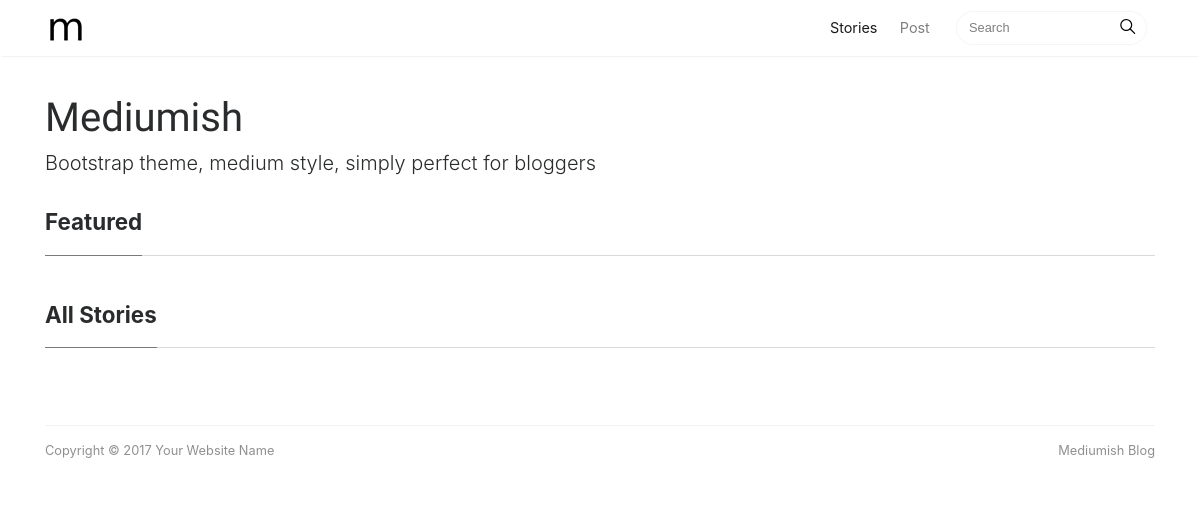
Before: / with the older database file.
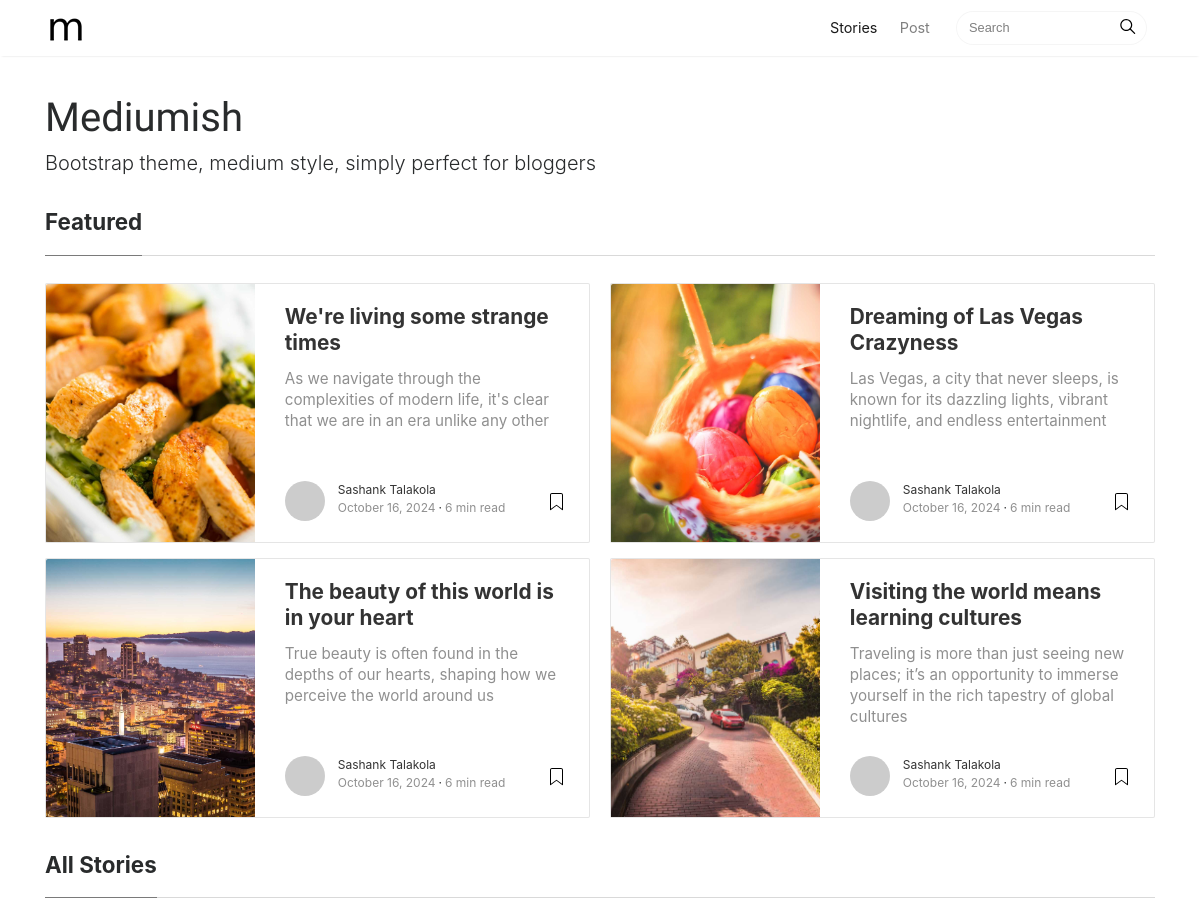
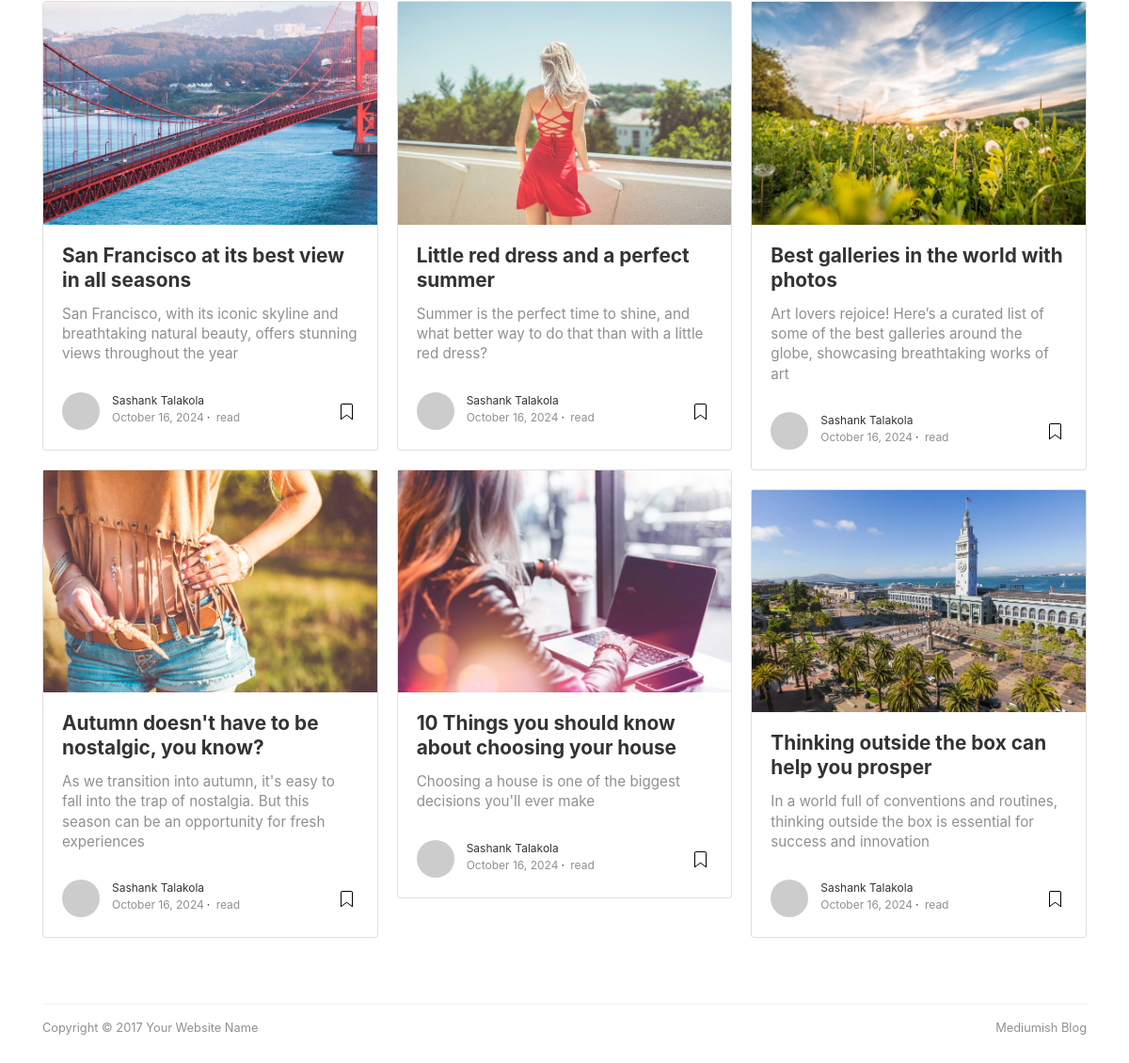
After: the same page with the newer database file (2 pictures, top to bottom).
### blogApplication/models.py (models this page shows, shortened)
class Post(models.Model):
    user = models.ForeignKey(User, on_delete=models.CASCADE, related_name="user")
    title = models.CharField(max_length=255)
    slug = models.SlugField(max_length=255, unique=True, blank=True)
    content = models.TextField()
    short_intro = models.CharField(max_length=300, blank=True, null=True)
    created_at = models.DateTimeField(auto_now_add=True)
    updated_at = models.DateTimeField(auto_now=True)
    tags = models.ManyToManyField(Tag, related_name='posts', blank=True)
    image_path = models.CharField(max_length=255, blank=True, null=True)
    time_to_read = models.IntegerField(blank=True, null=True)

### blogApplication/views.py (the view)
# urls.py: path("", views.index, name="index-page"),
def index(request):
    posts = Post.objects.all()[:10]
    featuredArticlesData = posts[:4]
    allArticlesData = posts[4:]
    return render(request, "blogApplication/index.html", {
        "featuredArticles": featuredArticlesData,
        "allArticles": allArticlesData
    })

### blogApplication/templates/blogApplication/index.html (shortened to what this page needs)
{% extends "base.html" %}
{% load static %}
{% block pageContent %}
    <div class="container">
        <div class="mainheading">
            <h1 class="sitetitle">Mediumish</h1>
            <p class="lead">
                Bootstrap theme, medium style, simply perfect for bloggers
            </p>
        </div>
        <section class="featured-posts">
            <div class="section-title">
                <h2><span>Featured</span></h2>
            </div>
            <div class="card-columns listfeaturedtag">
                {% for article in featuredArticles %}
                <div class="card">
                    <div class="row">
                        <div class="col-md-5 wrapthumbnail">
                            <a href="{% url "post-page" username=article.user.username slug=article.slug %}">
                                <div class="thumbnail" style="background-image: url('{% static 'img/article-images/' %}{{ article.slug }}/{{ article.image_path }}');">
                                </div>
                            </a>
                        </div>
                        <div class="col-md-7">
                            <div class="card-block">
                                <h2 class="card-title"><a href="{% url "post-page" username=article.user.username slug=article.slug %}">{{ article.title }}</a></h2>
                                <h4 class="card-text">{{ article.short_intro }}</h4>
                                <div class="metafooter">
                                    <div class="wrapfooter">
                                        <span class="meta-footer-thumb">
                                        <a href="{% url "author-page" username=article.user.username %}"><img class="author-thumb" src="{{ article.user.profile_picture }}" alt="{{ article.user.username }}"></a>
                                        </span>
                                        <span class="author-meta">
                                        {% with fullname=article.user.first_name|add:" "|add:article.user.last_name %}
                                            <span class="post-name"><a href="{% url "author-page" username=article.user.username %}">{{ fullname }}</a></span><br/>
                                        {% endwith %}
                                            <span class="post-date">{{ article.created_at|date:"F j, Y" }}</span><span class="dot"></span><span class="post-read">{{ article.time_to_read }} min read</span>
                                        </span>
                                        <span class="post-read-more"><a href="{% url "post-page" username=article.user.username slug=article.slug %}" title="Read Story"></a></span>
                                    </div>
                                </div>
                            </div>
                        </div>
                    </div>
                </div>
                {% endfor %}
            </div>
        </section>
        <section class="recent-posts">
            <div class="section-title">
                <h2><span>All Stories</span></h2>
            </div>
            <div class="card-columns listrecent">
                {% for article in allArticles %}
                <div class="card">
                    <a href="{% url "post-page" username=article.user.username slug=article.slug %}">
                        <img class="img-fluid" src="{% static 'img/article-images/' %}{{ article.slug }}/{{ article.image_path }}" alt="">
                    </a>
                    <div class="card-block">
                        <h2 class="card-title"><a href="{% url "post-page" username=article.user.username slug=article.slug %}">{{ article.title }}</a></h2>
                        <h4 class="card-text">{{ article.short_intro }}</h4>
                        <div class="metafooter">
                            <div class="wrapfooter">
                                <span class="meta-footer-thumb">
                                {% with fullname=article.user.first_name|add:" "|add:article.user.last_name %}
                                    <a href="{% url "author-page" username=article.user.username %}"><img class="author-thumb" src="{{ article.user.profile_picture }}" alt="{{ fullname }}"></a>
                                    </span>
                                    <span class="author-meta">
                                    <span class="post-name"><a href="{% url "author-page" username=article.user.username %}">{{ fullname }}</a></span><br/>
                                {% endwith %}
                                <span class="post-date">{{ article.created_at|date:"F j, Y" }}</span><span class="dot"></span><span class="post-read">{{ article.articleTimeToRead }} read</span>
                                </span>
                                <span class="post-read-more"><a href="{% url "post-page" username=article.user.username slug=article.slug %}" title="Read Story"></a></span>
                            </div>
                        </div>
                    </div>
                </div>
                {% endfor %}
            </div>
        </section>
    </div>
{% endblock pageContent %}

### templates/base.html (shortened to what this page needs)
{% load static %}
<!DOCTYPE html>
<html lang="en">
    <head>
        <link href="{% static "css/bootstrap.min.css" %}" rel="stylesheet">
        <link href="https://maxcdn.bootstrapcdn.com/font-awesome/4.7.0/css/font-awesome.min.css" rel="stylesheet">
        <link href="{% static "css/mediumish.css" %}" rel="stylesheet">
    </head>
    <body>
        {% include "blogApplication/includes/_navbar.html" %}
        {% block pageContent %}{% endblock pageContent %}
        {% include "blogApplication/includes/_footer.html" %}
    </body>
</html>

### blogApplication/templates/blogApplication/includes/_navbar.html (shortened to what this page needs)
{% load static %}
<nav class="navbar navbar-toggleable-md navbar-light bg-white fixed-top mediumnavigation">
    <div class="container">
        <a class="navbar-brand" href="index.html">
        <img src="{% static "img/logo.png" %}" alt="logo">
        </a>
        <div class="collapse navbar-collapse" id="navbarsExampleDefault">
            <ul class="navbar-nav ml-auto">
                <li class="nav-item active">
                <a class="nav-link" href="index.html">Stories <span class="sr-only">(current)</span></a>
                </li>
                <li class="nav-item">
                <a class="nav-link" href="post.html">Post</a>
                </li>
            </ul>
            <form class="form-inline my-2 my-lg-0">
                <input class="form-control mr-sm-2" type="text" placeholder="Search">
                <span class="search-icon"><svg class="svgIcon-use" width="25" height="25" viewbox="0 0 25 25"><path d="M20.067 18.933l-4.157-4.157a6 6 0 1 0-.884.884l4.157 4.157a.624.624 0 1 0 .884-.884zM6.5 11c0-2.62 2.13-4.75 4.75-4.75S16 8.38 16 11s-2.13 4.75-4.75 4.75S6.5 13.62 6.5 11z"></path></svg></span>
            </form>
        </div>
    </div>
    </nav>

### blogApplication/templates/blogApplication/includes/_footer.html
<div class="container">
	<div class="footer">
		<p class="pull-left">
			 Copyright &copy; 2017 Your Website Name
		</p>
		<p class="pull-right">
			 Mediumish Blog
		</p>
		<div class="clearfix">
		</div>
	</div>
</div>

### static/css/mediumish.css (style rules this page uses)
body { padding-top:5rem; }
.mainheading { padding:1rem 0rem; }
a { color:#00ab6b; }
a,a:hover { transition:all 0.2s; }
.mediumnavigation { background:rgba(255,255,255,.97); box-shadow:0 2px 2px -2px rgba(0,0,0,.15); }
section { margin-bottom:20px; }
.section-title h2 { border-bottom:1px solid rgba(0,0,0,.15); margin-bottom:25px; font-weight:700; font-size:1.4rem; margin-bottom:27px; }
.section-title span { border-bottom:1px solid rgba(0,0,0,.44); display:inline-block; padding-bottom:20px; margin-bottom:-1px; }
@media (min-width:576px) { .card-columns.listfeaturedtag { -webkit-column-count:2; -moz-column-count:2; column-count:2; } }
@media (min-width:992px) { .navbar-toggleable-md .navbar-nav .nav-link { padding-right:.7rem; padding-left:.7rem; } }
.card-columns .card { margin-bottom:20px; }
.listfeaturedtag .wrapthumbnail { height:258px; flex:0 0 auto; }
.listfeaturedtag .card { border:1px solid rgba(0,0,0,.1); border-radius:2px; height:260px; padding-left:0; margin-bottom:15px; }
.listfeaturedtag .thumbnail { background-size:cover; height:100%; display:block; background-position:38% 22% !important; background-origin:border-box!important; border-top-left-radius:2px; }
.listfeaturedtag .card-block { padding-left:0; }
.listfeaturedtag h2.card-title,.listrecent h2.card-title { font-size:1.3rem; font-weight:700; line-height: 1.25; }
.listfeaturedtag h2.card-title a,.listrecent h2.card-title a { color:rgba(0,0,0,.8); }
.listfeaturedtag h4.card-text,.listrecent h4.card-text { color:rgba(0,0,0,.44); font-size:0.95rem; line-height:1.4; font-weight:400; }
.listfeaturedtag .wrapfooter { position:absolute; bottom:20px; font-size:12px; display:block; width:85%; }
.listrecent .wrapfooter { font-size:12px; margin-top:30px; }
.author-thumb { width:40px; height:40px; float:left; margin-right:13px; border-radius:100%; }
.author-meta { flex:1 1 auto; white-space:nowrap!important; text-overflow:ellipsis!important; overflow:hidden!important; }
span.post-name,span.post-date,span.author-meta { display:inline-block; }
span.post-date,span.post-read { color:rgba(0,0,0,.44); }
span.post-read-more { align-items:center; display:inline-block; float:right; margin-top:8px; }
span.post-read-more a { color:rgba(0,0,0,.44); }
span.post-name a,span.post-read-more a:hover { color:rgba(0,0,0,.8); }
.dot:after { content:"·"; margin-left:3px; margin-right:3px; }
.mediumnavigation .form-control { font-size:0.8rem; border-radius:30px; overflow:hidden; border:1px solid rgba(0,0,0,0.04); }
.mediumnavigation .form-inline { margin-left:15px; }
.mediumnavigation .navbar-brand { font-weight:500; }
.mediumnavigation .nav-item,.dropdown-menu { font-size:0.9rem; }
.mediumnavigation .search-icon { margin-left:-40px; display:inline-block; margin-top:3px; cursor:pointer; }
.mediumnavigation .navbar-brand img { max-height:30px; margin-right:5px; }
.mainheading h1.sitetitle { font-family:Righteous; }
.footer { border-top:1px solid rgba(0,0,0,.05)!important; padding-top:15px; padding-bottom:12px; font-size:0.8rem; color:rgba(0,0,0,.44); margin-top:50px; }
.card { border-radius:4px; }

Changed rows visible on the page:
added Post: slug (picture), title "We're living some strange times", short_intro "As we navigate through the complexities of modern life, it's clear that we are in an era unlike any other", user "Sashank Talakola", created_at "October 16, 2024", time_to_read "6", shown under "Featured"
added Post: slug (picture), title "The beauty of this world is in your heart", short_intro "True beauty is often found in the depths of our hearts, shaping how we perceive the world around us", user "Sashank Talakola", created_at "October 16, 2024", time_to_read "6", shown under "Featured"
added Post: slug (picture), title "Dreaming of Las Vegas Crazyness", short_intro "Las Vegas, a city that never sleeps, is known for its dazzling lights, vibrant nightlife, and endless entertainment", user "Sashank Talakola", created_at "October 16, 2024", time_to_read "6", shown under "Featured"
added Post: slug (picture), title "Visiting the world means learning cultures", short_intro "Traveling is more than just seeing new places; it’s an opportunity to immerse yourself in the rich tapestry of global cultures", user "Sashank Talakola", created_at "October 16, 2024", time_to_read "6", shown under "Featured"
added Post: slug (picture), title "San Francisco at its best view in all seasons", short_intro "San Francisco, with its iconic skyline and breathtaking natural beauty, offers stunning views throughout the year", user "Sashank Talakola", created_at "October 16, 2024", shown under "All Stories"
added Post: slug (picture), title "Autumn doesn't have to be nostalgic, you know?", short_intro "As we transition into autumn, it's easy to fall into the trap of nostalgia. But this season can be an opportunity for fresh experiences", user "Sashank Talakola", created_at "October 16, 2024", shown under "All Stories"
added Post: slug (picture), title "Little red dress and a perfect summer", short_intro "Summer is the perfect time to shine, and what better way to do that than with a little red dress?", user "Sashank Talakola", created_at "October 16, 2024", shown under "All Stories"
added Post: slug (picture), title "10 Things you should know about choosing your house", short_intro "Choosing a house is one of the biggest decisions you'll ever make", user "Sashank Talakola", created_at "October 16, 2024", shown under "All Stories"
added Post: slug (picture), title "Best galleries in the world with photos", short_intro "Art lovers rejoice! Here’s a curated list of some of the best galleries around the globe, showcasing breathtaking works of art", user "Sashank Talakola", created_at "October 16, 2024", shown under "All Stories"
added Post: slug (picture), title "Thinking outside the box can help you prosper", short_intro "In a world full of conventions and routines, thinking outside the box is essential for success and innovation", user "Sashank Talakola", created_at "October 16, 2024", shown under "All Stories"
